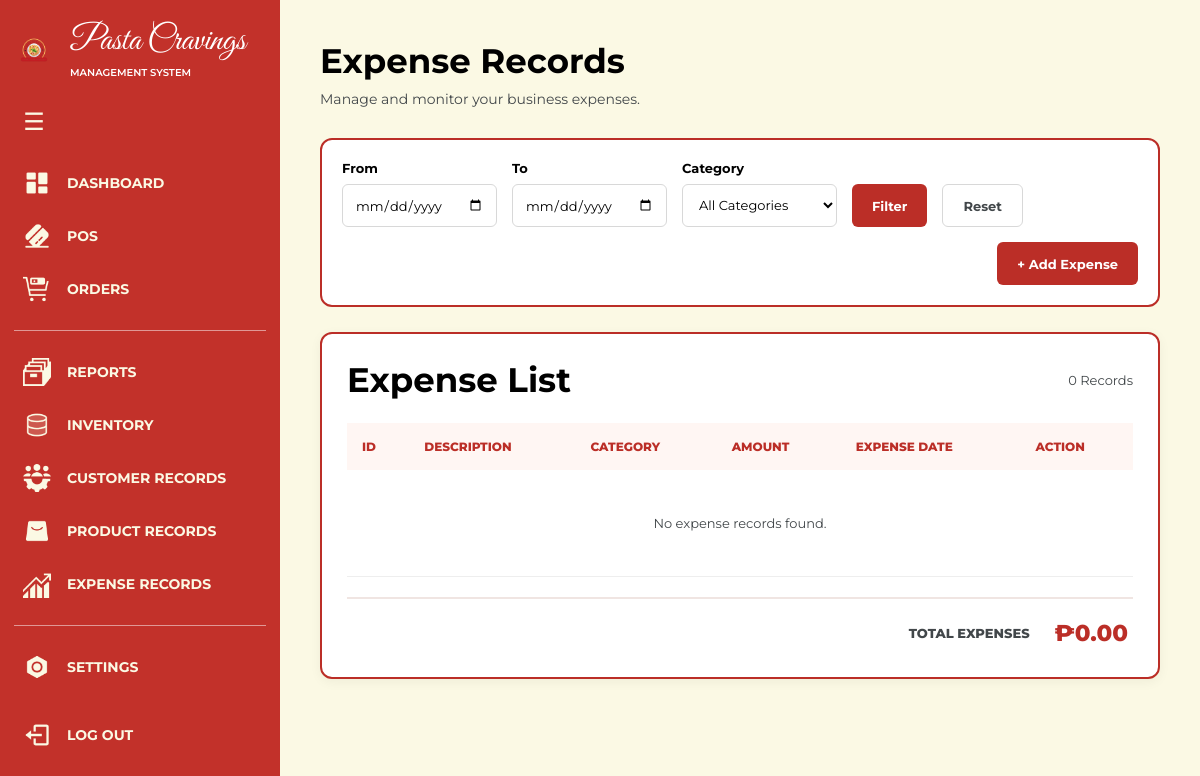
Page /expenses/ (signed in) on the earlier database version.
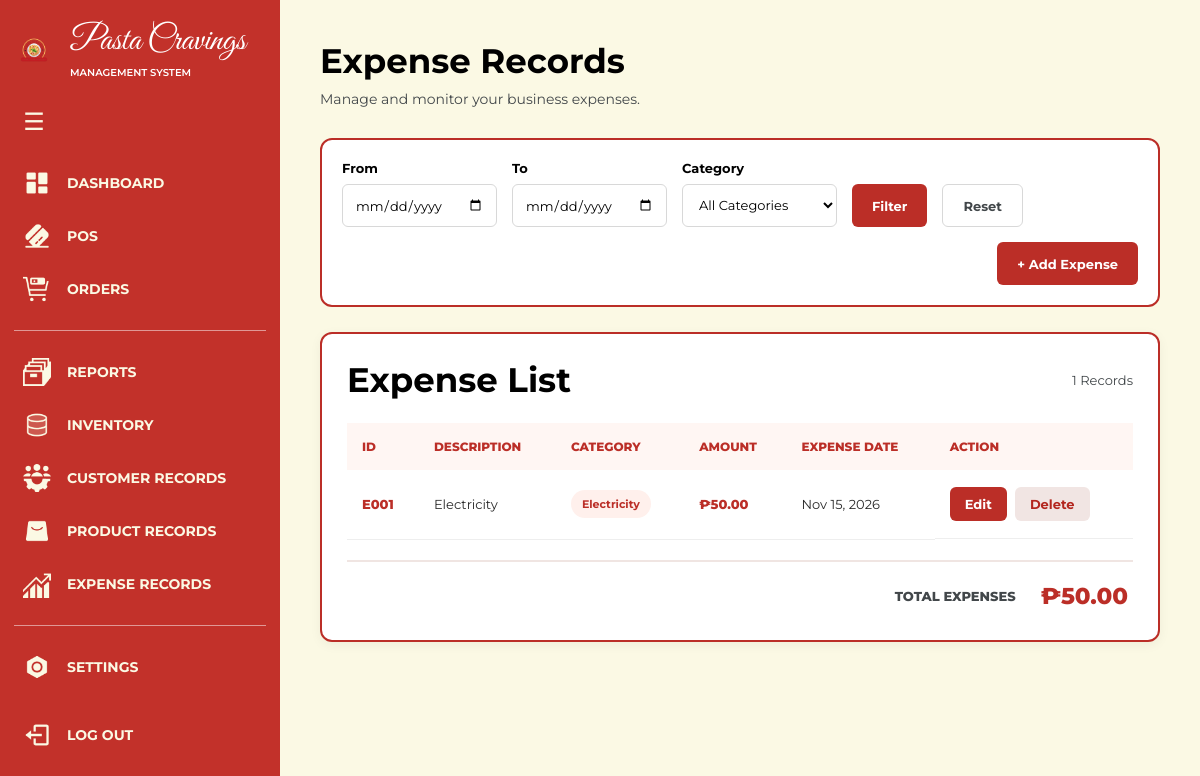
Same page on the later database version.
### apps/expenses/models.py (models this page shows, shortened)
class Expense(models.Model):
    class Category(models.TextChoices):
        INGREDIENTS = "Ingredients", "Ingredients"
        PACKAGING = "Packaging", "Packaging"
        ELECTRICITY = "Electricity", "Electricity"
        DRINKS = "Drinks", "Drinks"
        OTHER = "Other", "Other"
    description = models.CharField(max_length=200)
    category = models.CharField(
        max_length=30,
        choices=Category.choices,
        default=Category.OTHER,
    )
    amount = models.DecimalField(
        max_digits=10,
        decimal_places=2,
    )
    expense_date = models.DateField(default=timezone.localdate)
    created_at = models.DateTimeField(auto_now_add=True)
    class Meta:
        ordering = ["-expense_date", "-id"]

### apps/expenses/views.py (the view)
# urls.py: path("", views.expenses_view, name="expenses"),
@admin_required
def expenses_view(request):
    show_modal = False
    editing_expense = None
    if request.method == "POST":
        expense_id = request.POST.get("expense_id")
        action = request.POST.get("action", "save")
        if action == "delete" and expense_id:
            expense = get_object_or_404(Expense, pk=expense_id)
            expense.delete()
            return redirect("expenses:expenses")
        if expense_id:
            editing_expense = get_object_or_404(
                Expense,
                pk=expense_id
            )
        form = ExpenseForm(
            request.POST,
            instance=editing_expense
        )
        if form.is_valid():
            form.save()
            return redirect("expenses:expenses")
        show_modal = True
    else:
        form = ExpenseForm()
    expenses = Expense.objects.all()
    date_from = request.GET.get("from", "")
    date_to = request.GET.get("to", "")
    if date_from:
        parsed_from = parse_date(date_from)
        if parsed_from:
            expenses = expenses.filter(
                expense_date__gte=parsed_from
            )
    if date_to:
        parsed_to = parse_date(date_to)
        if parsed_to:
            expenses = expenses.filter(
                expense_date__lte=parsed_to
            )
    selected_category = request.GET.get("category", "All")
    if selected_category != "All":
        expenses = expenses.filter(
            category=selected_category
        )
    total_expenses = expenses.aggregate(
        total=Sum("amount")
    )["total"] or 0
    context = {
        "expenses": expenses,
        "total_expenses": total_expenses,
        "date_from": date_from,
        "date_to": date_to,
        "selected_category": selected_category,
        "categories": Expense.Category.choices,
        "form": form,
        "show_modal": show_modal,
        "editing_expense": editing_expense,
    }
    return render(request, "expenses.html", context)

### apps/expenses/forms.py (shortened to what this page needs)
class ExpenseForm(forms.ModelForm):
    class Meta:
        model = Expense
        fields = [
            "description",
            "category",
            "amount",
            "expense_date",
        ]
        widgets = {
            "description": forms.TextInput(attrs={
                "placeholder": "Enter expense description",
            }),
            "category": forms.Select(),
            "amount": forms.NumberInput(attrs={
                "placeholder": "0.00",
                "min": "0.01",
                "step": "0.01",
            }),
            "expense_date": forms.DateInput(attrs={
                "type": "date",
            }),
        }

### apps/accounts/views.py (called while the page is built)
def admin_required(view_func):
    return user_passes_test(
        lambda user: user.is_superuser,
        login_url="pos:pos"
    )(view_func)

### templates/expenses.html (shortened to what this page needs)
{% extends "base.html" %}
{% load static %}
{% block extra_css %}
<link rel="stylesheet" href="{% static 'css/expenses.css' %}">
{% endblock %}
{% block navbar %}
{% include "components/navbar_database.html" %}
{% endblock %}
{% block content %}
<main class="expenses-page">
    <header class="expenses-header">
        <h1>Expense Records</h1>
        <p>Manage and monitor your business expenses.</p>
    </header>
    <form method="GET" class="expense-filters">
        <div class="filter-group">
            <label for="dateFrom">From</label>
            <input type="date" id="dateFrom" name="from" value="{{ date_from }}">
        </div>
        <div class="filter-group">
            <label for="dateTo">To</label>
            <input type="date" id="dateTo" name="to" value="{{ date_to }}">
        </div>
        <div class="filter-group">
            <label for="categoryFilter">Category</label>
            <select name="category" id="categoryFilter">
                <option value="All">All Categories</option>
            </select>
        </div>
        <button type="submit" class="filter-button">Filter</button>
        <a href="{% url 'expenses:expenses' %}" class="reset-button">Reset</a>
        <button type="button" class="add-expense-button" id="addExpenseButton">
            + Add Expense
        </button>
    </form>
    <section class="records-panel">
        <div class="records-heading">
            <h2>Expense List</h2>
            <span>{{ expenses|length }} Records</span>
        </div>
        <div class="table-container">
            <table>
                <thead>
                    <tr>
                        <th>ID</th>
                        <th>Description</th>
                        <th>Category</th>
                        <th>Amount</th>
                        <th>Expense Date</th>
                        <th>Action</th>
                    </tr>
                </thead>
                <tbody>
                    {% for expense in expenses %}
                    <tr>
                        <td class="expense-id">E{{ expense.id|stringformat:"03d" }}</td>
                        <td>{{ expense.description }}</td>
                        <td><span class="category-label">{{ expense.get_category_display }}</span></td>
                        <td class="expense-amount">₱{{ expense.amount|floatformat:2 }}</td>
                        <td>{{ expense.expense_date|date:"M d, Y" }}</td>
                        <td class="action-buttons">
                            <button type="button" class="edit-button"
                                data-id="{{ expense.id }}"
                                data-description="{{ expense.description }}"
                                data-category="{{ expense.category }}"
                                data-amount="{{ expense.amount }}"
                                data-date="{{ expense.expense_date|date:'Y-m-d' }}">
                                Edit
                            </button>
                            <form method="POST" class="delete-expense-form"
                                onsubmit="return confirm('Delete this expense? This cannot be undone.');">
                                <button type="submit" class="delete-button">Delete</button>
                            </form>
                        </td>
                    </tr>
                    {% empty %}
                    <tr>
                        <td colspan="6" class="empty-message">No expense records found.</td>
                    </tr>
                    {% endfor %}
                </tbody>
            </table>
        </div>
        <div class="expenses-total">
            <span>TOTAL EXPENSES</span>
            <strong>₱{{ total_expenses|floatformat:2 }}</strong>
        </div>
    </section>
</main>
{% endblock %}

Differences in the rows shown:
added Expense: id "001", description "Electricity", category "Electricity", amount "50.00", expense_date "Nov 15, 2026"
Other differences:
{{ expenses|length }}: "0" → "1"
{{ total_expenses|floatformat:2 }}: "0.00" → "50.00"
text no longer shown: "No expense records found."
